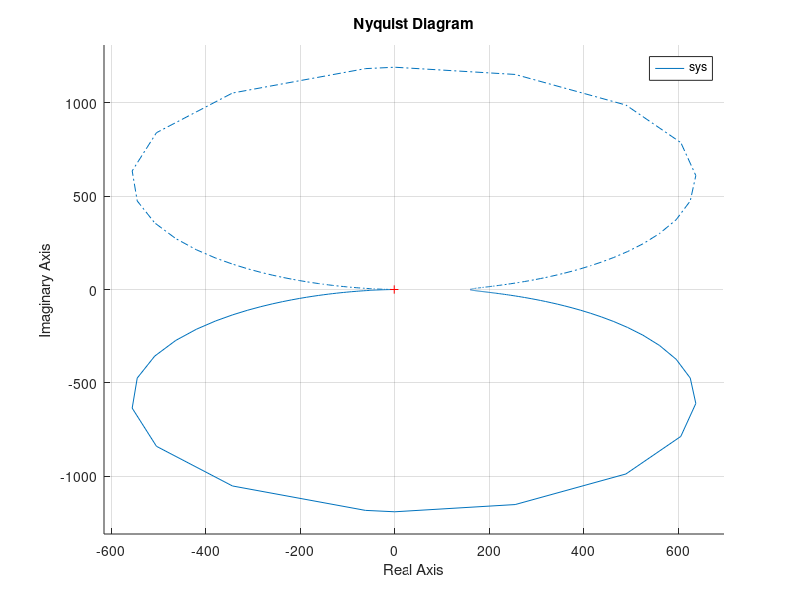

Reproduce this figure in MATLAB.
clear all
close all
clc
%%
num = [1.169e11, 5.26e14, 1.373e17, 6.177e20 ];
den = [1, 5.455e04, 1.408e09, 6.592e12, 3.089e16, 4.727e16, 3.861e18];
sys = tf(num,den)
%%
figure
hold on
nyquist(sys)
grid on

